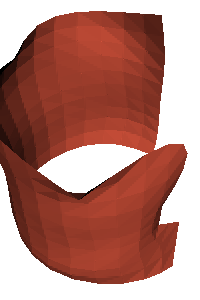

Source code (Python):
#!/usr/bin/env python

# Demonstrate vtkWindowedSincPolyDataFilter with Hamming window on a
# semi-cylinder created via vtkRotationalExtrusionFilter, warped with
# Brownian points, then smoothed and rendered with normals.

# Factory overrides
import vtkmodules.vtkInteractionStyle  # noqa: F401
import vtkmodules.vtkRenderingFreeType  # noqa: F401
import vtkmodules.vtkRenderingOpenGL2  # noqa: F401

from vtkmodules.vtkCommonColor import vtkNamedColors
from vtkmodules.vtkFiltersCore import vtkPolyDataNormals, vtkWindowedSincPolyDataFilter
from vtkmodules.vtkFiltersGeneral import vtkBrownianPoints, vtkWarpVector
from vtkmodules.vtkFiltersModeling import vtkRotationalExtrusionFilter
from vtkmodules.vtkFiltersSources import vtkLineSource
from vtkmodules.vtkRenderingCore import (
    vtkActor,
    vtkCamera,
    vtkPolyDataMapper,
    vtkRenderWindow,
    vtkRenderWindowInteractor,
    vtkRenderer,
)

named_colors = vtkNamedColors()

# Create a semi-cylinder via line + rotational extrusion
line = vtkLineSource()
line.SetPoint1(0, 1, 0)
line.SetPoint2(0, 1, 2)
line.SetResolution(10)

line_sweeper = vtkRotationalExtrusionFilter()
line_sweeper.SetResolution(20)
line_sweeper.SetInputConnection(line.GetOutputPort())
line_sweeper.SetAngle(270)

# Add Brownian noise
bump = vtkBrownianPoints()
bump.SetInputConnection(line_sweeper.GetOutputPort())

warp = vtkWarpVector()
warp.SetInputConnection(bump.GetOutputPort())
warp.SetScaleFactor(0.2)

# Windowed sinc smoothing with Hamming window
smooth = vtkWindowedSincPolyDataFilter()
smooth.SetInputConnection(warp.GetOutputPort())
smooth.SetNumberOfIterations(20)
smooth.BoundarySmoothingOn()
smooth.SetFeatureAngle(120)
smooth.SetEdgeAngle(90)
smooth.SetPassBand(0.1)
smooth.SetWindowFunctionToHamming()

# Compute normals
normals = vtkPolyDataNormals()
normals.SetInputConnection(smooth.GetOutputPort())

# Smoothed cylinder actor
cylinder_mapper = vtkPolyDataMapper()
cylinder_mapper.SetInputConnection(normals.GetOutputPort())

tomato_rgb = [0.0, 0.0, 0.0]
named_colors.GetColorRGB("tomato", tomato_rgb)

cylinder_actor = vtkActor()
cylinder_actor.SetMapper(cylinder_mapper)
cylinder_actor.GetProperty().SetInterpolationToGouraud()
cylinder_actor.GetProperty().SetInterpolationToFlat()
cylinder_actor.GetProperty().SetColor(tomato_rgb)

# Renderer
renderer = vtkRenderer()
renderer.AddActor(cylinder_actor)
renderer.SetBackground(1, 1, 1)

# Window
render_window = vtkRenderWindow()
render_window.AddRenderer(renderer)
render_window.SetSize(200, 300)
render_window.SetWindowName("smooth cylinder hamming")

# Scene
camera = vtkCamera()
camera.SetClippingRange(0.576398, 28.8199)
camera.SetFocalPoint(0.0463079, -0.0356571, 1.01993)
camera.SetPosition(-2.47044, 2.39516, -3.56066)
camera.SetViewUp(0.607296, -0.513537, -0.606195)
renderer.SetActiveCamera(camera)

# Interactor
interactor = vtkRenderWindowInteractor()
interactor.SetRenderWindow(render_window)

interactor.Initialize()
interactor.Start()
